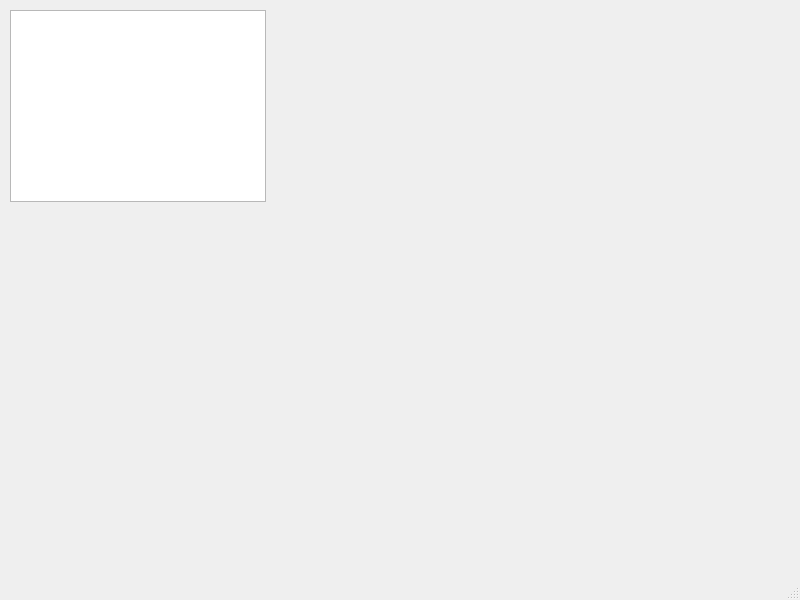
<?xml version="1.0" encoding="UTF-8"?>
<ui version="4.0">
 <class>MainWindow</class>
 <widget class="QMainWindow" name="MainWindow">
  <property name="geometry">
   <rect>
    <x>0</x>
    <y>0</y>
    <width>800</width>
    <height>600</height>
   </rect>
  </property>
  <property name="windowTitle">
   <string>snackbyte</string>
  </property>
  <widget class="QWidget" name="centralwidget">
   <widget class="QTableView" name="tableView">
    <property name="geometry">
     <rect>
      <x>10</x>
      <y>10</y>
      <width>256</width>
      <height>192</height>
     </rect>
    </property>
   </widget>
  </widget>
  <widget class="QMenuBar" name="menubar">
   <property name="geometry">
    <rect>
     <x>0</x>
     <y>0</y>
     <width>800</width>
     <height>21</height>
    </rect>
   </property>
  </widget>
  <widget class="QStatusBar" name="statusbar"/>
 </widget>
 <resources/>
 <connections/>
</ui>
